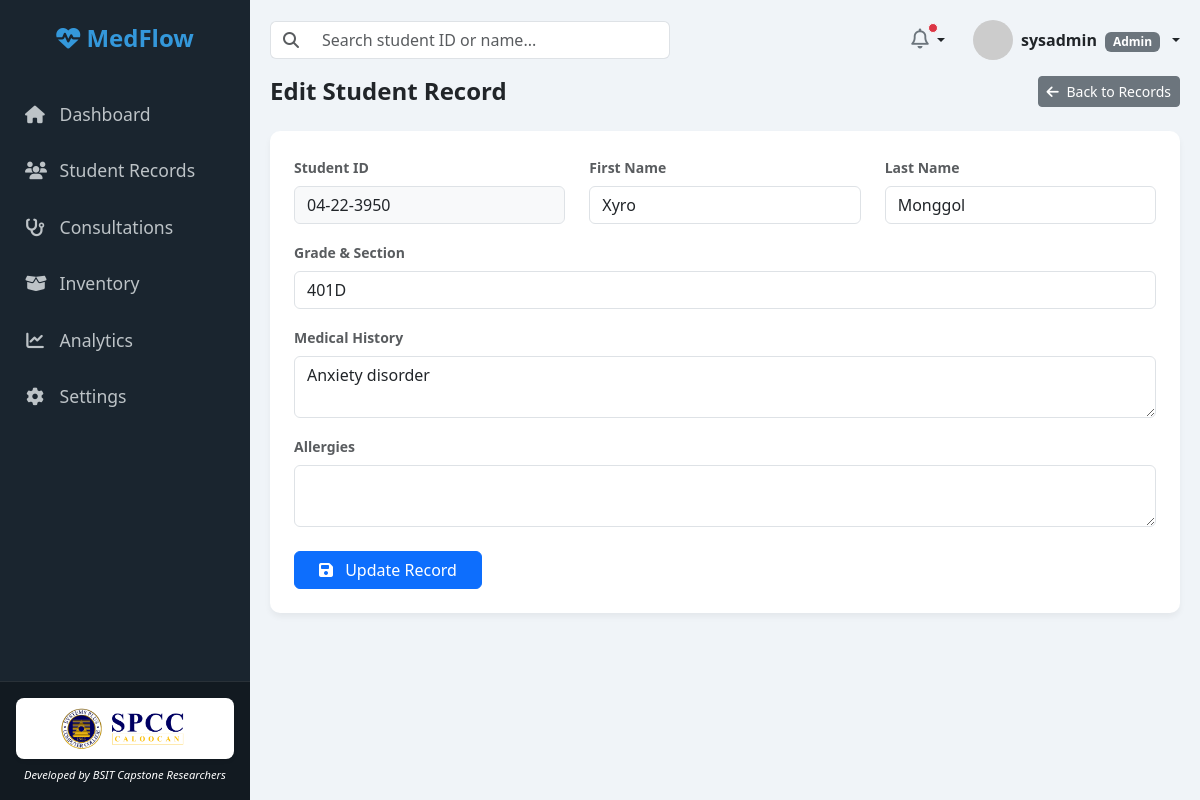
Page /modules/records/edit.php?id=04-22-3950 (signed in) on the committed database.
### tables this page shows
CREATE TABLE IF NOT EXISTS `students` (
  `student_id` varchar(50) NOT NULL,
  `first_name` varchar(50) DEFAULT NULL,
  `last_name` varchar(50) DEFAULT NULL,
  `grade_section` varchar(50) DEFAULT NULL,
  `medical_history` text,
  `allergies` text,
  `created_at` timestamp NULL DEFAULT CURRENT_TIMESTAMP,
  PRIMARY KEY (`student_id`)
);

### modules/records/edit.php (the view, shortened to what this page needs)
<?php
require_once '../../includes/db_connect.php';
$student_id = $_GET['id'] ?? '';
try {
    $stmt = $pdo->prepare("SELECT * FROM students WHERE student_id = ?");
    $stmt->execute([$student_id]);
    $student = $stmt->fetch(PDO::FETCH_ASSOC);
} catch (PDOException $e) {
    header("Location: index.php?error=Database error");
    exit();
}
?>
<!DOCTYPE html>
<html lang="en">
<head>
    <link href="https://cdn.jsdelivr.net/npm/bootstrap@5.3.0/dist/css/bootstrap.min.css" rel="stylesheet">
    <link rel="stylesheet" href="https://cdnjs.cloudflare.com/ajax/libs/font-awesome/6.4.0/css/all.min.css">
</head>
<body>
    <?php include '../../includes/sidebar.php'; ?>
    <div class="main-content">
        <?php include '../../includes/topbar.php'; ?>
        <div class="d-flex justify-content-between align-items-center mb-4">
            <h4 class="fw-bold mb-0">Edit Student Record</h4>
            <a href="index.php" class="btn btn-secondary btn-sm">
                <i class="fa-solid fa-arrow-left me-1"></i> Back to Records
            </a>
        </div>
        <div class="card p-4">
            <form action="edit.php?id=<?php echo urlencode($student_id); ?>" method="POST">
                <div class="row mb-3">
                    <div class="col-md-4">
                        <label class="form-label text-muted small fw-semibold">Student ID</label>
                        <input type="text" class="form-control bg-light" value="<?php echo htmlspecialchars($student['student_id']); ?>" readonly>
                    </div>
                    <div class="col-md-4">
                        <label class="form-label text-muted small fw-semibold">First Name</label>
                        <input type="text" name="first_name" class="form-control" value="<?php echo htmlspecialchars($student['first_name']); ?>" required>
                    </div>
                    <div class="col-md-4">
                        <label class="form-label text-muted small fw-semibold">Last Name</label>
                        <input type="text" name="last_name" class="form-control" value="<?php echo htmlspecialchars($student['last_name']); ?>" required>
                    </div>
                </div>
                <div class="mb-3">
                    <label class="form-label text-muted small fw-semibold">Grade & Section</label>
                    <input type="text" name="grade_section" class="form-control" value="<?php echo htmlspecialchars($student['grade_section']); ?>" required>
                </div>
                <div class="mb-3">
                    <label class="form-label text-muted small fw-semibold">Medical History</label>
                    <textarea name="medical_history" class="form-control" rows="2"><?php echo htmlspecialchars($student['medical_history'] ?? ''); ?></textarea>
                </div>
                <div class="mb-4">
                    <label class="form-label text-muted small fw-semibold">Allergies</label>
                    <textarea name="allergies" class="form-control" rows="2"><?php echo htmlspecialchars($student['allergies'] ?? ''); ?></textarea>
                </div>
                <button type="submit" class="btn btn-primary px-4">
                    <i class="fa-solid fa-floppy-disk me-2"></i> Update Record
                </button>
            </form>
        </div>
    </div>
</body>
</html>

### modules/records/edit.php (style rules this page uses)
body { background-color: #f0f4f8; font-family: 'Segoe UI', Tahoma, Geneva, Verdana, sans-serif; overflow-x: hidden; }
.main-content { margin-left: 250px; padding: 20px; width: calc(100% - 250px); }
.card { border: none; border-radius: 10px; box-shadow: 0 4px 6px rgba(0,0,0,0.05); }

### rows in the picture
students: student_id "04-22-3950", first_name "Xyro", last_name "Monggol", grade_section "401D", medical_history "Anxiety disorder"

### other values in the picture
$_SESSION['username'] "sysadmin"
$_SESSION['role'] "Admin"
